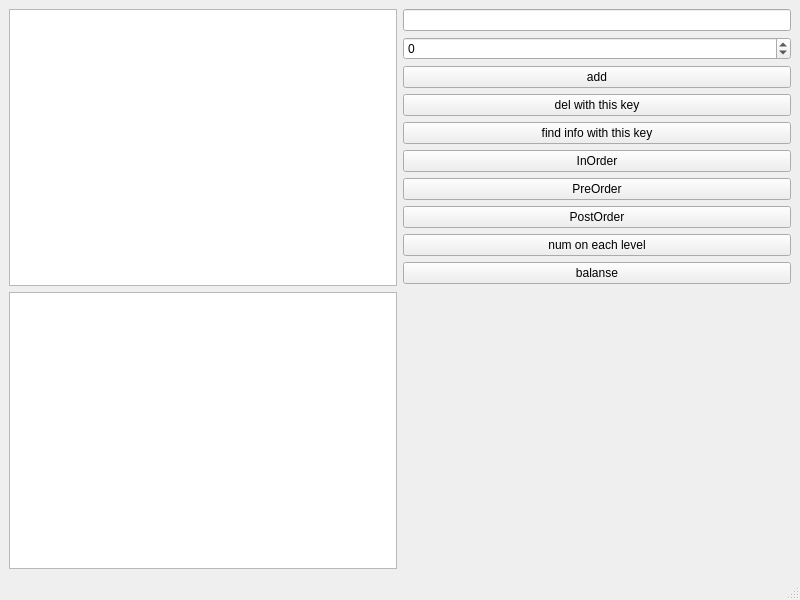
<?xml version="1.0" encoding="UTF-8"?>
<ui version="4.0">
 <class>MainWindow</class>
 <widget class="QMainWindow" name="MainWindow">
  <property name="geometry">
   <rect>
    <x>0</x>
    <y>0</y>
    <width>800</width>
    <height>600</height>
   </rect>
  </property>
  <property name="windowTitle">
   <string>MainWindow</string>
  </property>
  <widget class="QWidget" name="centralwidget">
   <layout class="QGridLayout" name="gridLayout_2">
    <item row="0" column="0">
     <layout class="QGridLayout" name="gridLayout">
      <item row="1" column="0">
       <widget class="QTextEdit" name="textEdit_ans">
        <property name="readOnly">
         <bool>false</bool>
        </property>
       </widget>
      </item>
      <item row="0" column="0">
       <widget class="QTreeView" name="treeView"/>
      </item>
      <item row="0" column="1">
       <layout class="QVBoxLayout" name="verticalLayout">
        <item>
         <widget class="QLineEdit" name="lineEdit"/>
        </item>
        <item>
         <widget class="QSpinBox" name="spinBox">
          <property name="minimum">
           <number>-999999999</number>
          </property>
          <property name="maximum">
           <number>999999999</number>
          </property>
         </widget>
        </item>
        <item>
         <widget class="QPushButton" name="pushButton_add">
          <property name="text">
           <string>add</string>
          </property>
         </widget>
        </item>
        <item>
         <widget class="QPushButton" name="pushButton_del">
          <property name="text">
           <string>del with this key</string>
          </property>
         </widget>
        </item>
        <item>
         <widget class="QPushButton" name="pushButton_find">
          <property name="text">
           <string>find info with this key</string>
          </property>
         </widget>
        </item>
        <item>
         <widget class="QPushButton" name="pushButton_InOrder">
          <property name="text">
           <string>InOrder</string>
          </property>
         </widget>
        </item>
        <item>
         <widget class="QPushButton" name="pushButton_PreOrder">
          <property name="text">
           <string>PreOrder</string>
          </property>
         </widget>
        </item>
        <item>
         <widget class="QPushButton" name="pushButton_PostOrder">
          <property name="text">
           <string>PostOrder</string>
          </property>
         </widget>
        </item>
        <item>
         <widget class="QPushButton" name="pushButton_eachLevel">
          <property name="text">
           <string>num on each level</string>
          </property>
         </widget>
        </item>
        <item>
         <widget class="QPushButton" name="pushButton_balanse">
          <property name="text">
           <string>balanse</string>
          </property>
         </widget>
        </item>
       </layout>
      </item>
     </layout>
    </item>
   </layout>
  </widget>
  <widget class="QMenuBar" name="menubar">
   <property name="geometry">
    <rect>
     <x>0</x>
     <y>0</y>
     <width>800</width>
     <height>22</height>
    </rect>
   </property>
  </widget>
  <widget class="QStatusBar" name="statusbar"/>
 </widget>
 <resources/>
 <connections/>
</ui>
